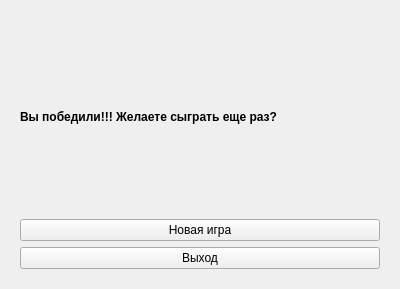
<?xml version="1.0" encoding="UTF-8"?>
<ui version="4.0">
 <class>Form</class>
 <widget class="QWidget" name="Form">
  <property name="geometry">
   <rect>
    <x>0</x>
    <y>0</y>
    <width>400</width>
    <height>289</height>
   </rect>
  </property>
  <property name="windowTitle">
   <string>Form</string>
  </property>
  <layout class="QVBoxLayout" name="verticalLayout">
   <item>
    <widget class="QWidget" name="widget" native="true">
     <layout class="QVBoxLayout" name="verticalLayout_2">
      <item>
       <widget class="QLabel" name="label">
        <property name="font">
         <font>
          <family>MS Shell Dlg 2</family>
          <weight>75</weight>
          <bold>true</bold>
         </font>
        </property>
        <property name="text">
         <string>Вы победили!!! Желаете сыграть еще раз?</string>
        </property>
       </widget>
      </item>
      <item>
       <widget class="QPushButton" name="okButton">
        <property name="text">
         <string>Новая игра</string>
        </property>
       </widget>
      </item>
      <item>
       <widget class="QPushButton" name="exitButton">
        <property name="text">
         <string>Выход</string>
        </property>
       </widget>
      </item>
     </layout>
    </widget>
   </item>
  </layout>
 </widget>
 <resources/>
 <connections/>
</ui>
